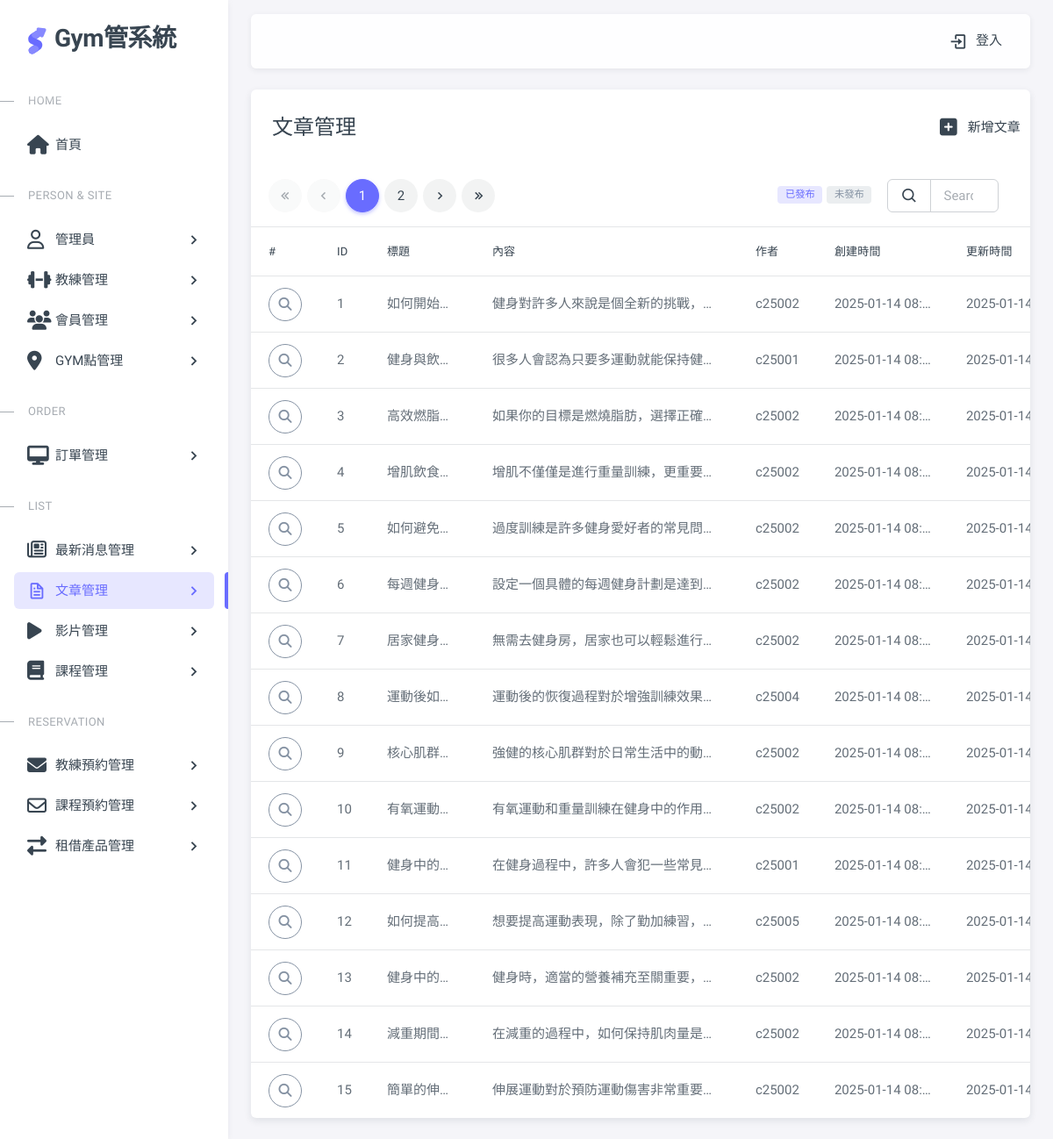
Page /pages/article.php on the committed database.
### tables this page shows
CREATE TABLE articles (
    article_id INTEGER PRIMARY KEY auto_increment,
    title VARCHAR(255),
    content TEXT,
    author_id VARCHAR(50),
    uploadStatus INTEGER,
    created_at TIMESTAMP DEFAULT CURRENT_TIMESTAMP,
    updated_at TIMESTAMP DEFAULT CURRENT_TIMESTAMP
);

### pages/article.php (the view, shortened to what this page needs)
<?php require __DIR__ . '/includes/init.php';?>
<?php
$perPage = 15;
$page = isset($_GET['page']) ? intval($_GET['page']) : 1;
$where =" WHERE 1 ";
$t_sql = "SELECT count(*) FROM articles $where";
$totalRows = $pdo->query($t_sql)->fetch(PDO::FETCH_NUM)[0];
if($totalRows>0){
  $sql = sprintf("SELECT * FROM `articles` %s
  LIMIT %s, %s", $where,
  ($page -1) * $perPage,
  $perPage);
  $rows = $pdo->query($sql)->fetchAll();
}
$totalPages = ceil($totalRows/$perPage);
?>
<?php include __DIR__ . '/includes/html-header.php'; ?>
<?php include __DIR__ . '/includes/html-sidebar.php'; ?>
<?php include __DIR__ . '/includes/html-layout-navbar.php'; ?>
<?php include __DIR__ . '/includes/html-content wrapper-start.php'; ?>
<div class="card">
  <div class="row">
    <div class="col-10">
      <h4 class="card-header">文章管理</h4>
    </div>
    <div class="col-2 card-header d-flex align-items-center justify-content-center">
      <a href="article-add.php" class="nav-link">
        <span class="d-none d-sm-block">
        <i class="fa-solid fa-square-plus fa-xl mx-3"></i>新增文章</span>
      </a>
    </div>
  </div>
  <div class="row">
      <div class="col-lg-8 mx-5 ">
        <div class="demo-inline-spacing">
          <nav aria-label="Page navigation ">
            <ul class="pagination">
              <li class="page-item first" <?=$page==1?'disabled':''?> >
                <a class="page-link" href="?page=1"><i class="tf-icon bx bx-chevrons-left bx-sm"></i></a>
              </li>
              <li class="page-item prev <?=$page==1?'disabled':''?>">
                <a class="page-link" href="?page=<?=$page-1?>">
                  <i class="tf-icon bx bx-chevron-left bx-sm"></i>
                </a>
              </li>
              <?php for($i = 1; $i <= $totalPages; $i++):
                  $qs = array_filter($_GET);
                  $qs['page']= $i ?>
                <li class="page-item <?=$page == $i?'active':''?> ">
                  <a class="page-link" href="?<?=http_build_query($qs)?>"><?=$i?></a>
                </li>
              <?php endfor;?>
              <li class="page-item next <?=$page==$totalPages?'disabled':''?>" >
                <a class="page-link" href="?page=<?=$page+1?>"><i class="tf-icon bx bx-chevron-right bx-sm"></i></a>
              </li>
              <li class="page-item last" <?=$page==$totalPages?'disabled':''?>>
                <a class="page-link" href="?page=<?=$totalPages?>"><i class="tf-icon bx bx-chevrons-right bx-sm"></i></a>
              </li>
            </ul>
          </nav>
        </div>
      </div>
      <div class="col-lg-1 d-flex align-items-center justify-content-end p-0">
        <div class="btn-group " role="group" aria-label="Basic example">
            <button type="button" class="btn btn-sm btn-outline-white p-0" id="filter-published">
              <span class="badge bg-label-primary  me-1 " data-status= 1>已發布</span>
            </button>
            <button type="button" class="btn btn-sm btn-outline-white p-0" id="filter-unpublished">
              <span class="badge bg-label-secondary me-1" data-status= 0 >未發布</span>
            </button>
        </div>
      </div>
      <div class="col-lg-2 me-5  d-flex align-items-center justify-content-end">
        <form class="d-flex  ">
            <div class="input-group">
                  <button class="input-group-text">
                    <i class="tf-icons bx bx-search"></i>
                  </button>
              <input type="search" class="form-control" placeholder="Search..." name="keyword" value="<?=empty($_GET['keyword'])?'':htmlentities($_GET['keyword'])?>">
            </div>
        </form>
      </div>
    </div>
  <?php if($totalRows>0):?>
  <div class="table-responsive text-nowrap">
    <table class="table table-hover">
      <thead>
        <tr>
          <th>#</th>
          <th>ID</th>
          <th>標題</th>
          <th>內容</th>
          <th>作者</th>
          <th>創建時間</th>
          <th>更新時間</th>
        </tr>
      </thead>
      <tbody class="table-border-bottom-0">
        <?php foreach($rows as $v):?>
        <tr>
          <td><button type="button" class="btn rounded-pill btn-icon btn-outline-secondary" data-bs-toggle="modal"  data-bs-target="#exLargeModal"  data-article-id="<?=$v['article_id']?>" id="viewBtn">
            <i class="fa-solid fa-magnifying-glass"></i>
          </button></td>
          <td title="<?=$v['article_id']?>"><?=$v['article_id']?></td>
          <td style="max-width: 120px" title="<?=$v['title']?>"><?=$v['title']?></td>
          <td style="max-width: 300px" title="<?=htmlentities($v['content'])?>">
            <?=htmlentities($v['content'])?></td>
          <td title="<?=$v['author_id']?>"><?=$v['author_id']?></td>
          <td style="max-width: 150px" title="<?=$v['created_at']?>"><?=$v['created_at']?></td>
          <td style="max-width: 150px" title="<?=$v['updated_at']?>"><?=$v['updated_at']?></td>
        </tr>
        <?php endforeach;?>
      </tbody>
    </table>
  </div>
  <?php endif?>
</div>
        </div>
<?php include __DIR__ . '/includes/html-content wrapper-end.php'; ?>
<?php include __DIR__ . '/includes/html-footer.php'; ?>

### assets/css/demo.css (style rules this page uses)
.demo-inline-spacing > * { margin: 1rem 0.375rem 0 0 !important; }

### pages/article.php (style rules this page uses)
td { overflow: hidden; text-overflow: ellipsis; white-space: nowrap; }

### rows in the picture
articles: article_id "1", title "如何開始…", content "健身對許多人來說是個全新的挑戰，…", author "c25002", created_at "2025-01-14 08…", updated_at "2025-01-14 08…"
articles: article_id "2", title "健身與飲…", content "很多人會認為只要多運動就能保持健…", author "c25001", created_at "2025-01-14 08…", updated_at "2025-01-14 08…"
articles: article_id "3", title "高效燃脂…", content "如果你的目標是燃燒脂肪，選擇正確…", author "c25002", created_at "2025-01-14 08…", updated_at "2025-01-14 08…"
articles: article_id "4", title "增肌飲食…", content "增肌不僅僅是進行重量訓練，更重要…", author "c25002", created_at "2025-01-14 08…", updated_at "2025-01-14 08…"
articles: article_id "5", title "如何避免…", content "過度訓練是許多健身愛好者的常見問…", author "c25002", created_at "2025-01-14 08…", updated_at "2025-01-14 08…"
articles: article_id "6", title "每週健身…", content "設定一個具體的每週健身計劃是達到…", author "c25002", created_at "2025-01-14 08…", updated_at "2025-01-14 08…"
articles: article_id "7", title "居家健身…", content "無需去健身房，居家也可以輕鬆進行…", author "c25002", created_at "2025-01-14 08…", updated_at "2025-01-14 08…"
articles: article_id "8", title "運動後如…", content "運動後的恢復過程對於增強訓練效果…", author "c25004", created_at "2025-01-14 08…", updated_at "2025-01-14 08…"
articles: article_id "9", title "核心肌群…", content "強健的核心肌群對於日常生活中的動…", author "c25002", created_at "2025-01-14 08…", updated_at "2025-01-14 08…"
articles: article_id "10", title "有氧運動…", content "有氧運動和重量訓練在健身中的作用…", author "c25002", created_at "2025-01-14 08…", updated_at "2025-01-14 08…"
articles: article_id "11", title "健身中的…", content "在健身過程中，許多人會犯一些常見…", author "c25001", created_at "2025-01-14 08…", updated_at "2025-01-14 08…"
articles: article_id "12", title "如何提高…", content "想要提高運動表現，除了勤加練習，…", author "c25005", created_at "2025-01-14 08…", updated_at "2025-01-14 08…"
articles: article_id "13", title "健身中的…", content "健身時，適當的營養補充至關重要，…", author "c25002", created_at "2025-01-14 08…", updated_at "2025-01-14 08…"
articles: article_id "14", title "減重期間…", content "在減重的過程中，如何保持肌肉量是…", author "c25002", created_at "2025-01-14 08…", updated_at "2025-01-14 08…"
articles: article_id "15", title "簡單的伸…", content "伸展運動對於預防運動傷害非常重要…", author "c25002", created_at "2025-01-14 08…", updated_at "2025-01-14 08…"
